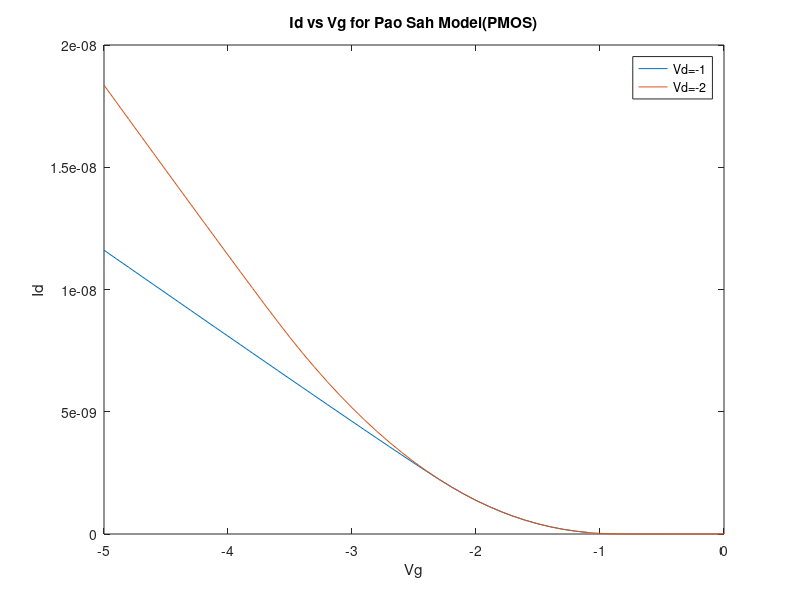

The MATLAB script that drew this image:
q=1.6e-19;
eps_0=8.85e-14;
kT=26e-3*q;

% semiconductor
Nsub=3.5e17;
k_si=12;
ni=1.5e10;      
Eg=1.1*q;
eps_si=k_si*eps_0;
chi_si=4.05*q;
Na=abs(Nsub);
W=1e-4;
L=1e-4;
muf=100e-4;

% oxide
tox=10e-7;           % oxide thickness
k_ox=4; 
eps_ox=k_ox*eps_0; 
Cox=eps_ox/tox;

phi_m=chi_si/q+Eg/q;
phi_b=-sign(Nsub)*kT/q*log(abs(Nsub)/ni);
phi_s= chi_si/q + Eg/(2*q) + phi_b;
Vfb= phi_m - phi_s; 

Vth=0.8;

% Pao-Sah solution at a Id = f_ps(Vg,Vd)


% Vg=0:0.1:2;
% Vd=[0.1 1];



Vg=-5:0.1:0;
Vd=[-1 -2 ];

for j=1:length(Vd)
for i=1:length(Vg)
    
   
    
psi_s_min= -Vg(i)-Vd(j)-abs(Vfb);
psi_s_max= Vg(i)+Vd(j)+abs(Vfb);
dpsi_s=-1e-3;

psi_svec= psi_s_min:dpsi_s:psi_s_max;

IdVs = [];
dV = -1e-2;
del_psi= -10e-3;

for V=0:dV:Vd(j)
    
    f1 = @(psi) ni^2/Na*exp(q*(-psi+V)/kT);
    f2 = @(psi) (2*kT*Na/eps_si)^0.5*(q*-psi/kT + f1(psi)/Na).^0.5;
    f3 = @(psi_s) Vfb + psi_s - eps_si/Cox*f2(psi_s);
    f1byf2= @(psi) f1(psi)./f2(psi);
    
    Vgs = f3(psi_svec);
    psi_s= interp1(real(Vgs),real(psi_svec),Vg(i));
    
    inn_int=integral(f1byf2, del_psi, psi_s);
    IdVs= [IdVs q*muf*W/L*inn_int];
end

Id(i,j) = sum(IdVs)*dV;
end
end

 
 
%Vg,Vd format
 figure(1);
 
  
 
plot(Vg,Id(:,1))
 hold on 
 plot(Vg,Id(:,2))
 
 xlabel('Vg');
 ylabel('Id');
title ('Id vs Vg for Pao Sah Model(PMOS)')

legend('Vd=-1','Vd=-2')
 
 
 